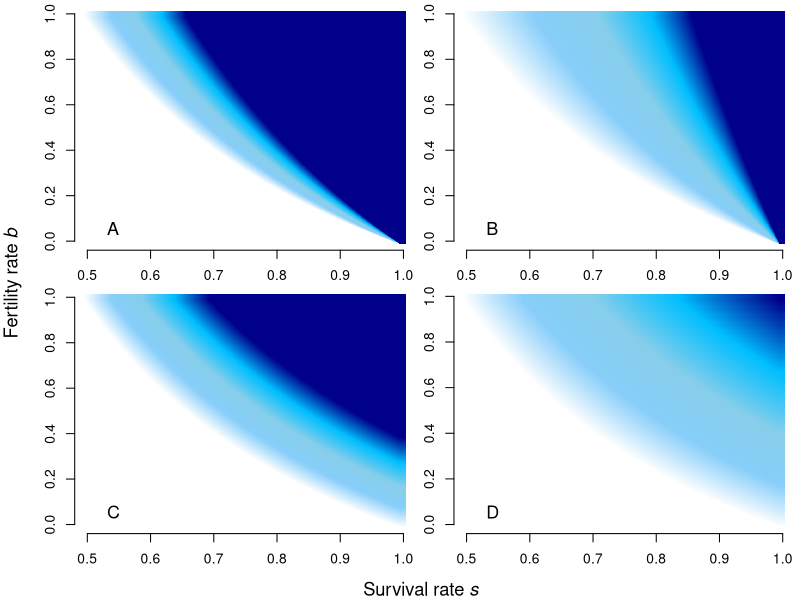

Recreate this plot in R.
#Code to recreate Figure S2:  Isoclines for different equilibrium population sizes

gradient_maker <- function(start=NA, stop=NA, cols=c("darkorange", "white", "darkcyan"), vis=FALSE, n=1000){
  if(is.na(start) | is.na(stop)) stop("need to specify start and stop points on a numerical scale")
  colfunc <- colorRampPalette(cols)
  color.list <- colfunc(n)
  color.locations <- seq(start, stop, length=n)
  names(color.locations) <- color.list
  if(vis==TRUE) plot(color.locations, rep(1, n), col=color.list, pch="|", ylim=c(0.9, 1.1), cex=5)
  return(color.locations)
}

data_gradient <- function(data, colors=c("darkorange", "white", "darkcyan"), my.start=NA, my.stop=NA){
  if(is.na(my.start)) my.start <- min(data, na.rm=TRUE)
  if(is.na(my.stop)) my.stop <- max(data, na.rm=TRUE)
  my.gradient <- gradient_maker(start=my.start, stop=my.stop, cols=colors)
  if(any(data > max(my.gradient), na.rm=T) | any(data < min(my.gradient), na.rm=T)) warning("data is not within gradient range")
  data.colors <- rep(NA, length(data))
  for(i in 1:length(data)){
    if(!is.na(data[i])) data.colors[i] <- names(my.gradient)[which.min(abs(data[i]-my.gradient))]
  }
  data.colors
}


N_hat_fertility <- function(s,b,delta){log((1-s)/(b*s))/(-delta)} 

N_hat_mortality <- function(s,b,gamma){log(1/(s*(1+b)))/(-gamma)} 

b_fertility <- function(s) {(1-s)/(exp(-delta*N)*s)}
b_mortality <- function(s) {(1/(exp(-gamma*N)*s)-1)}

range01 <- function(x, xmin = min(x), xmax = max(x)){
  y <- (x-xmin)/(xmax-xmin)
  y[y < 0] <- 0
  y[y > 1] <- 1
  return(y)
}

par(mfrow = c(2,2),
    oma = c(2,2.5,0,0),
    mar = c(2, 2, 0.3, 0.3))

#Fertility regulation
delta=1/1500

b_seq<-seq(from=0.0001, to=1, by=0.001)
s_seq<-seq(from=0.5, to=0.9995, by=0.0005)

d<- expand.grid(b_seq, s_seq)
colnames(d) <- c("b", "s")
d$z <- N_hat_fertility(d$s, d$b, delta = delta)
d$z01 <- range01(d$z, 0,1000)
#d$color <- grey(1-d$z01)
d$color<- data_gradient(d$z01, colors = c("white", "lightskyblue","skyblue", "deepskyblue","darkblue"))


plot(d$s, d$b, col=d$color, pch=15,xlab = "",ylab = "", bty="n")
legend("bottomleft", "A", bty = "n", cex=1.3)


delta=1/550

b_seq<-seq(from=0.0001, to=1, by=0.001)
s_seq<-seq(from=0.5, to=0.9995, by=0.0005)

d<- expand.grid(b_seq, s_seq)
colnames(d) <- c("b", "s")
d$z <- N_hat_fertility(d$s, d$b, delta = delta)
d$z01 <- range01(d$z, 0,1000)
#d$color <- grey(1-d$z01)
d$color<- data_gradient(d$z01, colors = c("white", "lightskyblue","skyblue", "deepskyblue","darkblue"))


plot(d$s, d$b, col=d$color, pch=15,xlab = "",ylab = "", bty="n")

legend("bottomleft", "B", bty = "n", cex=1.3)


#Mortality regulation
gamma=1/3000

b_seq<-seq(from=0.0001, to=1, by=0.001)
s_seq<-seq(from=0.5, to=0.9995, by=0.0005)

d<- expand.grid(b_seq, s_seq)
colnames(d) <- c("b", "s")
d$z <- N_hat_mortality(d$s, d$b, gamma = gamma)
d$z01 <- range01(d$z, 0,1000)
#d$color <- grey(1-d$z01)
d$color<- data_gradient(d$z01, colors = c("white", "lightskyblue","skyblue", "deepskyblue","darkblue"))

plot(d$s, d$b, col=d$color, pch=15,xlab = "",ylab = "", bty="n")

legend("bottomleft", "C", bty = "n", cex=1.3)

gamma=1/1000

b_seq<-seq(from=0.0001, to=1, by=0.005)
s_seq<-seq(from=0.5, to=0.9995, by=0.0005)

d<- expand.grid(b_seq, s_seq)
colnames(d) <- c("b", "s")
d$z <- N_hat_mortality(d$s, d$b, gamma = gamma)
d$z01 <- range01(d$z, 0,1000)
#d$color <- grey(1-d$z01)
d$color<- data_gradient(d$z01, colors = c("white", "lightskyblue","skyblue", "deepskyblue","darkblue"))


plot(d$s, d$b, col=d$color, pch=15,xlab = "",ylab = "", bty="n")

legend("bottomleft", "D", bty = "n", cex=1.3)

mtext(side = 1, expression(paste("Survival rate ",italic("s"))),line = 1, cex = 1.1, outer = TRUE)
mtext(side = 2, expression(paste("Fertility rate ", italic("b"))), line = 1, cex = 1.1, outer = TRUE)





